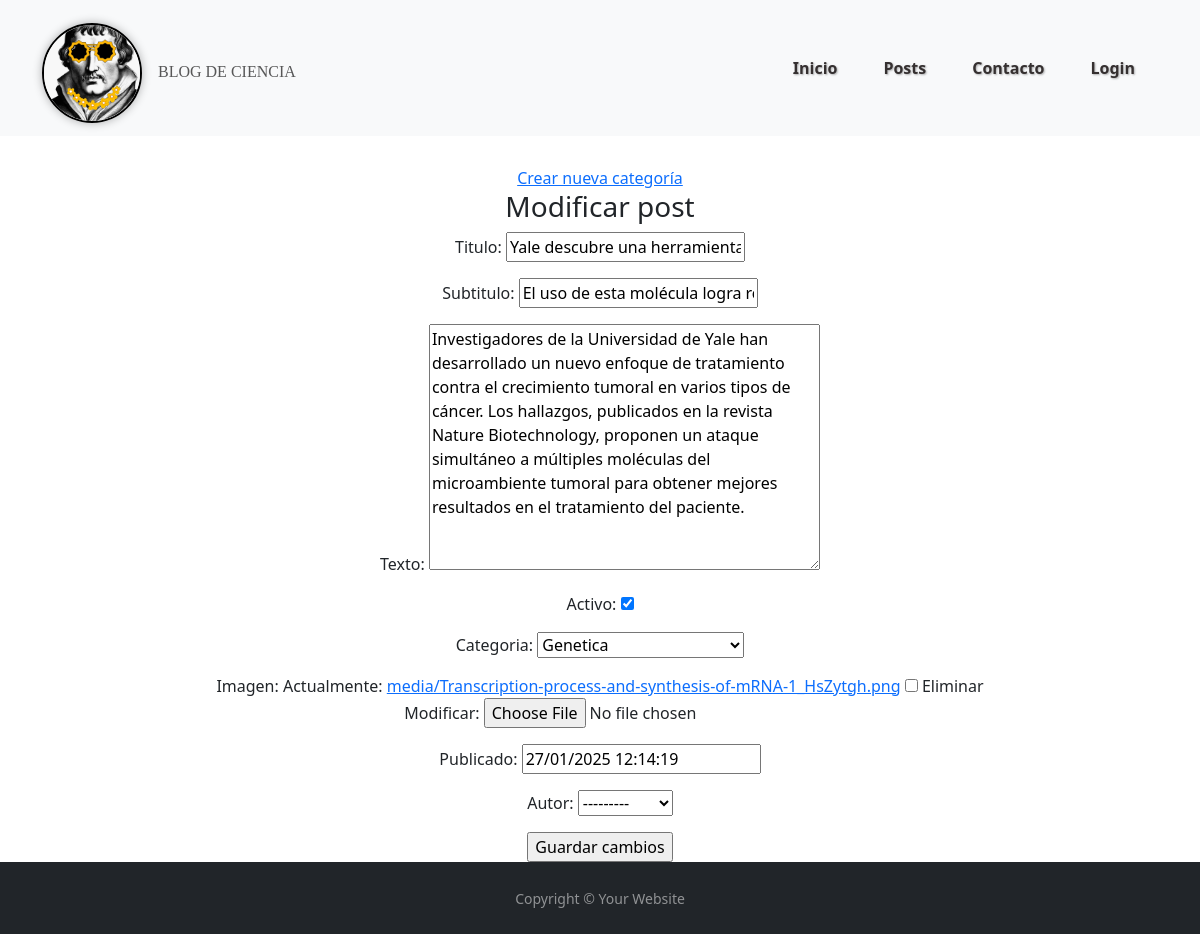
The app's page /post/1/modificar/, older data.
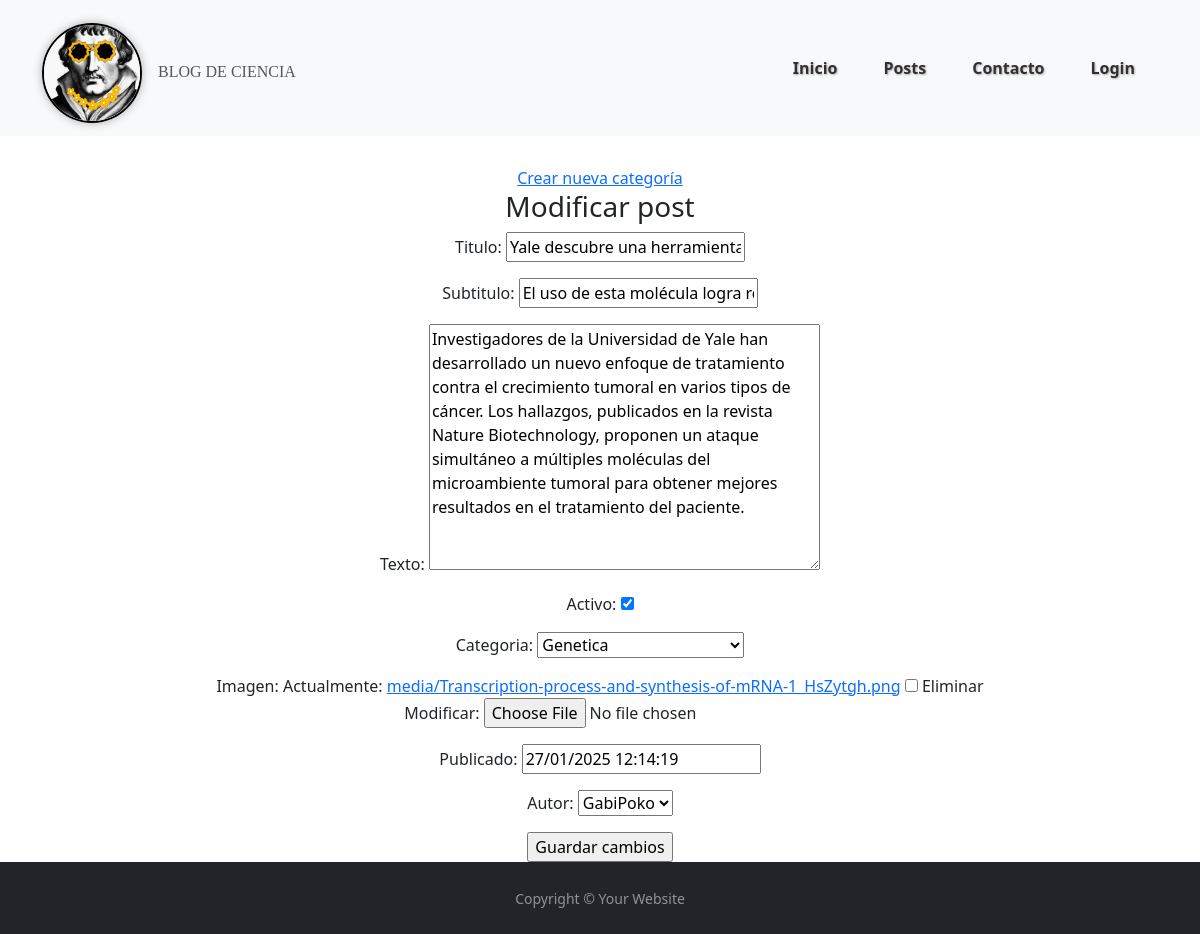
The same page, newer data.
### apps/posts/models.py (models this page shows, shortened)
class Post(models.Model):
    titulo = models.CharField(max_length=100, null=False)
    subtitulo = models.CharField(max_length=100, null=True, blank=True)
    fecha = models.DateTimeField(auto_now_add=True)
    texto = models.TextField(null=False)
    activo = models.BooleanField(default=True)
    categoria = models.ForeignKey(Categoria, on_delete=models.SET_NULL, null=True, default='Sin categoría')
    imagen = models.ImageField(null=True, blank=True, upload_to='media', default='static/post_default.png')
    publicado = models.DateTimeField(default=timezone.now)
    autor = models.ForeignKey (settings.AUTH_USER_MODEL, on_delete=models.CASCADE, null= True)
    class Meta:
        ordering = ('-publicado',)

### apps/posts/views.py (the view)
# urls.py: path('post/<int:pk>/modificar/', PostUpdateView.as_view(), name= 'post_update'),
class PostUpdateView ( UpdateView):
    model= Post
    form_class = CrearPostForm
    template_name = 'posts/modificar_post.html'
    success_url = reverse_lazy ('apps.posts:posts')

### apps/posts/forms.py
class CrearPostForm (forms.ModelForm):
    class Meta:
        model = Post
        fields = '__all__'

### apps/posts/models.py (called while the page is built)
    def __str__(self):
        return self.nombre

### templates/posts/modificar_post.html (shortened to what this page needs)
{% extends 'base.html' %}
{% block contenido %}
<center>
    <div class="container-fluid" style="margin-top: 30px;">
        <a id="boton_post" href="{% url 'apps.posts:crear_categoria' %}?next={% url 'apps.posts:post_update' pk=object.id %}">Crear nueva categoría</a><br>
        <h3>Modificar post</h3>
        <form method="post" enctype="multipart/form-data">
            {{ form.as_p }}
            <input type="submit" value="Guardar cambios">
        </form>
    </div>
</center>
{% endblock %}

Row changes from the older to the newer data that the page shows:
changed Post "Yale descubre una herramienta de edición genética": autor "---------" → "GabiPoko"
